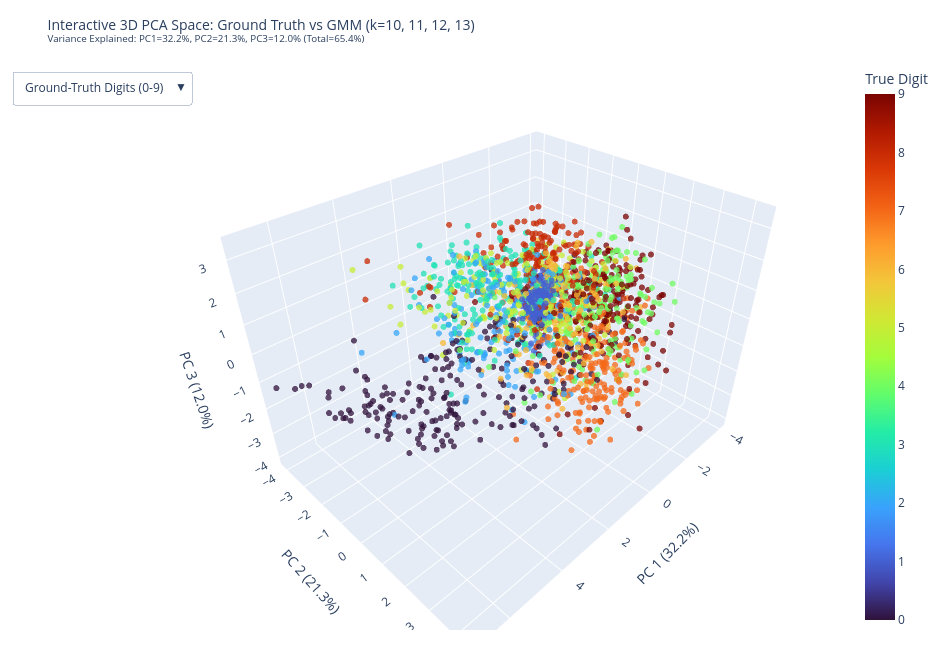

Notebook code for this chart:
### Code cell
# 2. Interactive 3D PCA Projection (Plotly WebGL)
pca_3d = PCA(n_components=3, random_state=RANDOM_STATE)
X_pca_3d = pca_3d.fit_transform(X_sub)
var_3d = pca_3d.explained_variance_ratio_

N_INTERACTIVE = 2000
rng_i = np.random.default_rng(RANDOM_STATE)
interactive_idx = rng_i.choice(len(X_sub), size=N_INTERACTIVE, replace=False)

X_3d_sub = X_pca_3d[interactive_idx]
y_3d_sub = y_sub[interactive_idx]

hover_text = [
    f"Sample #{interactive_idx[i]}<br>"
    f"True Digit: {y_3d_sub[i]}<br>"
    f"k=10 Cluster: {cluster_assignments[10][interactive_idx[i]]}<br>"
    f"k=11 Cluster: {cluster_assignments[11][interactive_idx[i]]}<br>"
    f"k=12 Cluster: {cluster_assignments[12][interactive_idx[i]]}<br>"
    f"k=13 Cluster: {cluster_assignments[13][interactive_idx[i]]}"
    for i in range(N_INTERACTIVE)
]

fig_3d = go.Figure()

fig_3d.add_trace(go.Scatter3d(
    x=X_3d_sub[:, 0],
    y=X_3d_sub[:, 1],
    z=X_3d_sub[:, 2],
    mode="markers",
    marker=dict(size=3.5, color=y_3d_sub, colorscale="Turbo", opacity=0.75, colorbar=dict(title="True Digit")),
    text=hover_text,
    hoverinfo="text",
    name="Ground Truth"
))

buttons = [
    dict(
        label="Ground-Truth Digits (0-9)",
        method="restyle",
        args=[{"marker.color": [y_3d_sub], "marker.colorscale": ["Turbo"], "marker.colorbar.title": "True Digit"}]
    ),
    dict(
        label="GMM (k=10)",
        method="restyle",
        args=[{"marker.color": [cluster_assignments[10][interactive_idx]], "marker.colorscale": ["Viridis"], "marker.colorbar.title": "Cluster (k=10)"}]
    ),
    dict(
        label="GMM (k=11)",
        method="restyle",
        args=[{"marker.color": [cluster_assignments[11][interactive_idx]], "marker.colorscale": ["Viridis"], "marker.colorbar.title": "Cluster (k=11)"}]
    ),
    dict(
        label="GMM (k=12)",
        method="restyle",
        args=[{"marker.color": [cluster_assignments[12][interactive_idx]], "marker.colorscale": ["Viridis"], "marker.colorbar.title": "Cluster (k=12)"}]
    ),
    dict(
        label="GMM (k=13)",
        method="restyle",
        args=[{"marker.color": [cluster_assignments[13][interactive_idx]], "marker.colorscale": ["Viridis"], "marker.colorbar.title": "Cluster (k=13)"}]
    ),
]

fig_3d.update_layout(
    title=dict(
        text=f"Interactive 3D PCA Space: Ground Truth vs GMM (k=10, 11, 12, 13)<br>"
             f"<sup>Variance Explained: PC1={var_3d[0]*100:.1f}%, PC2={var_3d[1]*100:.1f}%, PC3={var_3d[2]*100:.1f}% (Total={sum(var_3d)*100:.1f}%)</sup>",
        font=dict(size=14)
    ),
    scene=dict(
        xaxis_title=f"PC 1 ({var_3d[0]*100:.1f}%)",
        yaxis_title=f"PC 2 ({var_3d[1]*100:.1f}%)",
        zaxis_title=f"PC 3 ({var_3d[2]*100:.1f}%)",
    ),
    updatemenus=[dict(
        type="dropdown",
        direction="down",
        x=0.02,
        y=0.98,
        buttons=buttons,
        showactive=True
    )],
    width=950,
    height=650,
    margin=dict(r=20, b=20, l=20, t=60)
)

# Save Interactive HTML (Figure 4)
html_path = RESULTS_DIR / "4_interactive_pca_3d.html"
fig_3d.write_html(str(html_path))
print(f"Saved Interactive 3D HTML: {html_path.resolve()}")

# Static 3D snapshot
fig_snap = plt.figure(figsize=(10, 8), dpi=150)
ax_snap = fig_snap.add_subplot(111, projection="3d")
p_snap = ax_snap.scatter(X_3d_sub[:, 0], X_3d_sub[:, 1], X_3d_sub[:, 2], c=y_3d_sub, cmap="tab10", s=8, alpha=0.6, vmin=0, vmax=9)
ax_snap.set_title("PCA 3D Snapshot: Ground-Truth Digits (0-9)", fontsize=12, fontweight="bold")
ax_snap.set_xlabel(f"PC 1 ({var_3d[0]*100:.1f}%)")
ax_snap.set_ylabel(f"PC 2 ({var_3d[1]*100:.1f}%)")
ax_snap.set_zlabel(f"PC 3 ({var_3d[2]*100:.1f}%)")
fig_snap.colorbar(p_snap, ax=ax_snap, ticks=range(10), label="True Digit", pad=0.1)
plt.tight_layout()
fig_snap.savefig(RESULTS_DIR / "4_dimred_pca_3d_snapshot.png", bbox_inches="tight", dpi=300)
plt.close(fig_snap)
print(f"Saved: {RESULTS_DIR / '4_dimred_pca_3d_snapshot.png'}")

fig_3d.show()

### Figure 1 — Plotly figure (JSON) as saved in the notebook; plotly's stock layout.template omitted (floating-point values rounded to 4 significant figures; data arrays with more than 128 entries replaced by an {"elided": "..."} marker saying what was removed)
{"data": [{"hoverinfo": "text", "marker": {"color": {"elided": "2000 int values"}, "colorbar": {"title": {"text": "True Digit"}}, "colorscale": [[0, "#30123b"], [0.07143, "#4145ab"], [0.1429, "#4675ed"], [0.2143, "#39a2fc"], [0.2857, "#1bcfd4"], [0.3571, "#24eca6"], [0.4286, "#61fc6c"], [0.5, "#a4fc3b"], [0.5714, "#d1e834"], [0.6429, "#f3c63a"], [0.7143, "#fe9b2d"], [0.7857, "#f36315"], [0.8571, "#d93806"], [0.9286, "#b11901"], [1, "#7a0402"]], "opacity": 0.75, "size": 3.5}, "mode": "markers", "name": "Ground Truth", "text": {"elided": "2000 str values"}, "type": "scatter3d", "x": {"elided": "2000 float values"}, "y": {"elided": "2000 float values"}, "z": {"elided": "2000 float values"}}], "layout": {"height": 650, "margin": {"b": 20, "l": 20, "r": 20, "t": 60}, "scene": {"xaxis": {"title": {"text": "PC 1 (32.2%)"}}, "yaxis": {"title": {"text": "PC 2 (21.3%)"}}, "zaxis": {"title": {"text": "PC 3 (12.0%)"}}}, "title": {"font": {"size": 14}, "text": "Interactive 3D PCA Space: Ground Truth vs GMM (k=10, 11, 12, 13)<br><sup>Variance Explained: PC1=32.2%, PC2=21.3%, PC3=12.0% (Total=65.4%)</sup>"}, "updatemenus": [{"buttons": [{"args": [{"marker.color": {"elided": "1x2000 int values"}, "marker.colorbar.title": "True Digit", "marker.colorscale": ["Turbo"]}], "label": "Ground-Truth Digits (0-9)", "method": "restyle"}, {"args": [{"marker.color": {"elided": "1x2000 int values"}, "marker.colorbar.title": "Cluster (k=10)", "marker.colorscale": ["Viridis"]}], "label": "GMM (k=10)", "method": "restyle"}, {"args": [{"marker.color": {"elided": "1x2000 int values"}, "marker.colorbar.title": "Cluster (k=11)", "marker.colorscale": ["Viridis"]}], "label": "GMM (k=11)", "method": "restyle"}, {"args": [{"marker.color": {"elided": "1x2000 int values"}, "marker.colorbar.title": "Cluster (k=12)", "marker.colorscale": ["Viridis"]}], "label": "GMM (k=12)", "method": "restyle"}, {"args": [{"marker.color": {"elided": "1x2000 int values"}, "marker.colorbar.title": "Cluster (k=13)", "marker.colorscale": ["Viridis"]}], "label": "GMM (k=13)", "method": "restyle"}], "direction": "down", "showactive": true, "type": "dropdown", "x": 0.02, "y": 0.98}], "width": 950}}
